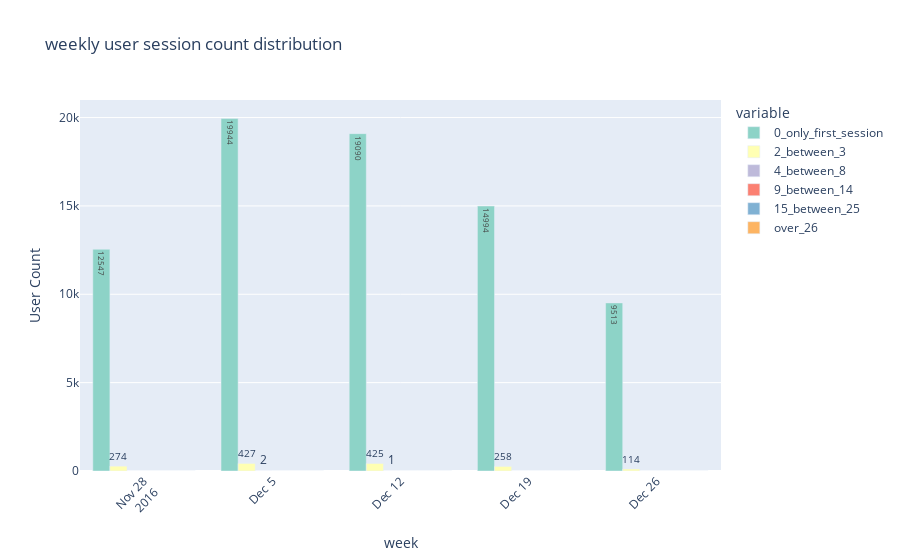

Notebook code cell kept with this figure:
### Code cell
import plotly.express as px

color_scale = px.colors.qualitative.Set3

fig = px.bar(df, x="week", y=["0_only_first_session", "2_between_3", "4_between_8", "9_between_14", "15_between_25", "over_26"],
             title="weekly user session count distribution",
             color_discrete_sequence=color_scale,
             labels={"value": "User Count"},
             text="value",  # Show data labels
             barmode="group")

fig.update_xaxes(tickangle=-45)

fig.show()

### Figure 1 — Plotly figure (JSON) as saved in the notebook; plotly's stock layout.template omitted (floating-point values rounded to 4 significant figures)
{"data": [{"alignmentgroup": "True", "hovertemplate": "variable=0_only_first_session<br>week=%{x}<br>User Count=%{text}<extra></extra>", "legendgroup": "0_only_first_session", "marker": {"color": "rgb(141,211,199)", "pattern": {"shape": ""}}, "name": "0_only_first_session", "offsetgroup": "0_only_first_session", "orientation": "v", "showlegend": true, "text": [12547, 19944, 19090, 14994, 9513], "textposition": "auto", "type": "bar", "x": ["2016-11-28", "2016-12-05", "2016-12-12", "2016-12-19", "2016-12-26"], "xaxis": "x", "y": [12547, 19944, 19090, 14994, 9513], "yaxis": "y"}, {"alignmentgroup": "True", "hovertemplate": "variable=2_between_3<br>week=%{x}<br>User Count=%{text}<extra></extra>", "legendgroup": "2_between_3", "marker": {"color": "rgb(255,255,179)", "pattern": {"shape": ""}}, "name": "2_between_3", "offsetgroup": "2_between_3", "orientation": "v", "showlegend": true, "text": [274, 427, 425, 258, 114], "textposition": "auto", "type": "bar", "x": ["2016-11-28", "2016-12-05", "2016-12-12", "2016-12-19", "2016-12-26"], "xaxis": "x", "y": [274, 427, 425, 258, 114], "yaxis": "y"}, {"alignmentgroup": "True", "hovertemplate": "variable=4_between_8<br>week=%{x}<br>User Count=%{text}<extra></extra>", "legendgroup": "4_between_8", "marker": {"color": "rgb(190,186,218)", "pattern": {"shape": ""}}, "name": "4_between_8", "offsetgroup": "4_between_8", "orientation": "v", "showlegend": true, "text": [0, 2, 1, 0, 0], "textposition": "auto", "type": "bar", "x": ["2016-11-28", "2016-12-05", "2016-12-12", "2016-12-19", "2016-12-26"], "xaxis": "x", "y": [0, 2, 1, 0, 0], "yaxis": "y"}, {"alignmentgroup": "True", "hovertemplate": "variable=9_between_14<br>week=%{x}<br>User Count=%{text}<extra></extra>", "legendgroup": "9_between_14", "marker": {"color": "rgb(251,128,114)", "pattern": {"shape": ""}}, "name": "9_between_14", "offsetgroup": "9_between_14", "orientation": "v", "showlegend": true, "text": [0, 0, 0, 0, 0], "textposition": "auto", "type": "bar", "x": ["2016-11-28", "2016-12-05", "2016-12-12", "2016-12-19", "2016-12-26"], "xaxis": "x", "y": [0, 0, 0, 0, 0], "yaxis": "y"}, {"alignmentgroup": "True", "hovertemplate": "variable=15_between_25<br>week=%{x}<br>User Count=%{text}<extra></extra>", "legendgroup": "15_between_25", "marker": {"color": "rgb(128,177,211)", "pattern": {"shape": ""}}, "name": "15_between_25", "offsetgroup": "15_between_25", "orientation": "v", "showlegend": true, "text": [0, 0, 0, 0, 0], "textposition": "auto", "type": "bar", "x": ["2016-11-28", "2016-12-05", "2016-12-12", "2016-12-19", "2016-12-26"], "xaxis": "x", "y": [0, 0, 0, 0, 0], "yaxis": "y"}, {"alignmentgroup": "True", "hovertemplate": "variable=over_26<br>week=%{x}<br>User Count=%{text}<extra></extra>", "legendgroup": "over_26", "marker": {"color": "rgb(253,180,98)", "pattern": {"shape": ""}}, "name": "over_26", "offsetgroup": "over_26", "orientation": "v", "showlegend": true, "text": [0, 0, 0, 0, 0], "textposition": "auto", "type": "bar", "x": ["2016-11-28", "2016-12-05", "2016-12-12", "2016-12-19", "2016-12-26"], "xaxis": "x", "y": [0, 0, 0, 0, 0], "yaxis": "y"}], "layout": {"barmode": "group", "legend": {"title": {"text": "variable"}, "tracegroupgap": 0}, "title": {"text": "weekly user session count distribution"}, "xaxis": {"anchor": "y", "domain": [0, 1], "tickangle": -45, "title": {"text": "week"}}, "yaxis": {"anchor": "x", "domain": [0, 1], "title": {"text": "User Count"}}}}
